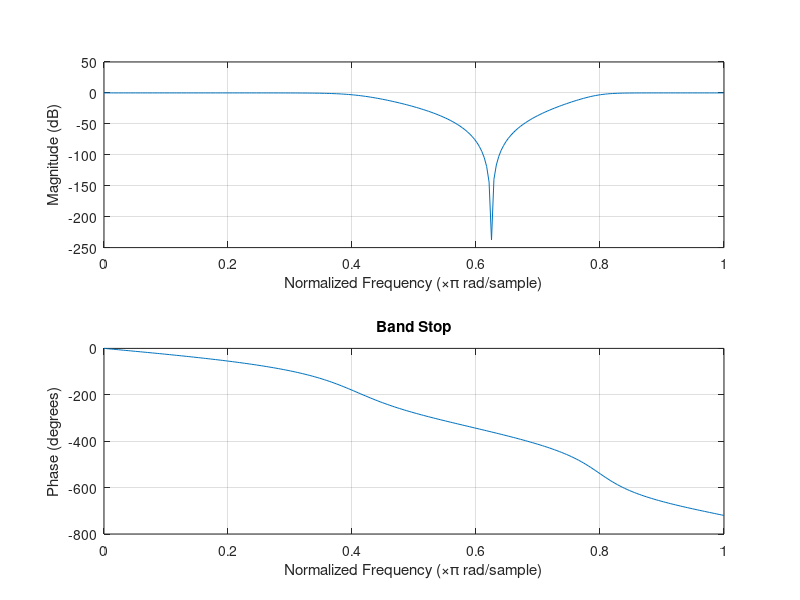

MATLAB code to generate this figure:
fp=400;
fs=800;
fsamp=2000; 
ks=30;
kp=0.4;
wp=(2*fp)/fsamp;
ws=(2*fs)/fsamp; 
[N,wc]=buttord(wp,ws,kp,ks);
[b,a]=butter(N,wc,'low');
freqz(b,a,256);
title('Low Pass');
[b,a]=butter(N,wc,'high');
freqz(b,a,256);
title('High Pass');

[b,a]=butter(N,[wp ws],'bandpass');
freqz(b,a,256);
title('Band Pass');

[b,a]=butter(N,[wp ws],'stop');
freqz(b,a,256);
title('Band Stop');
